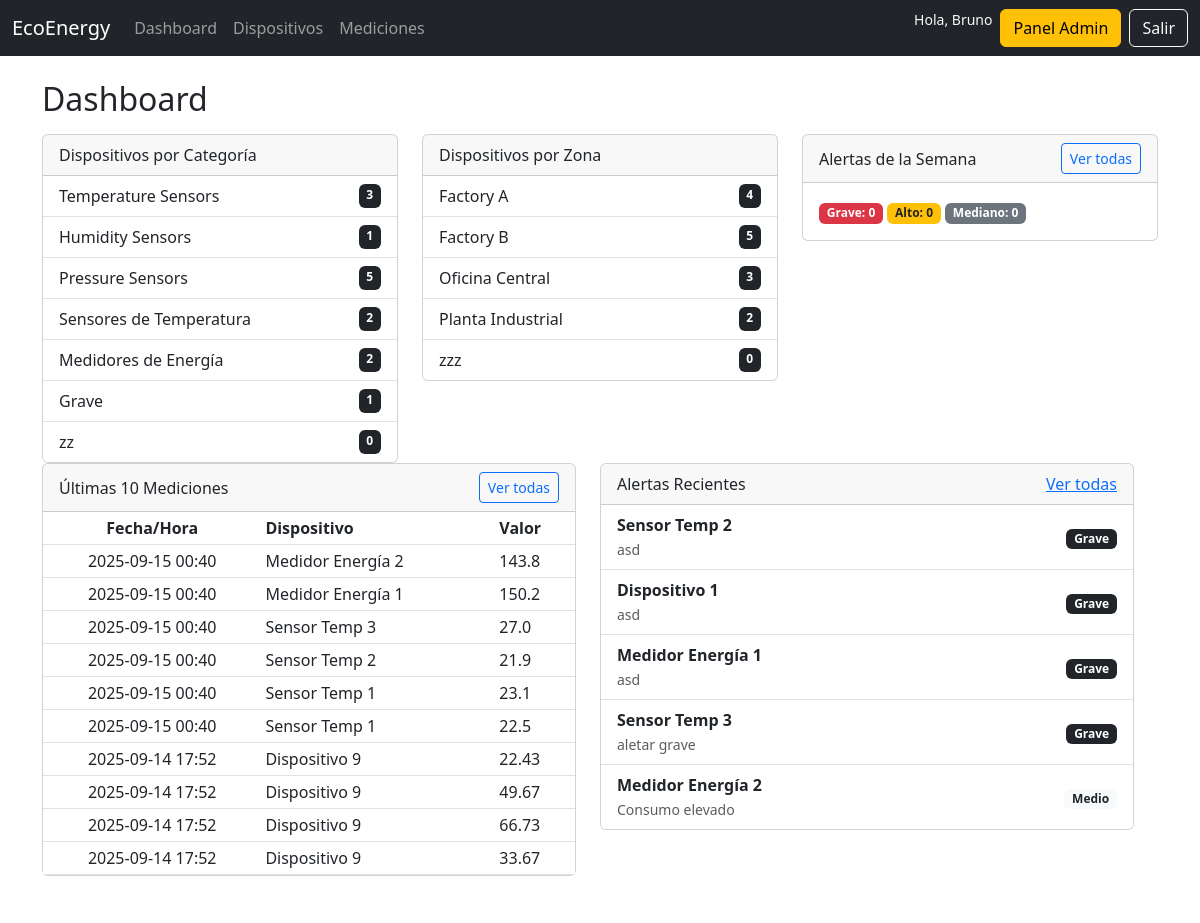
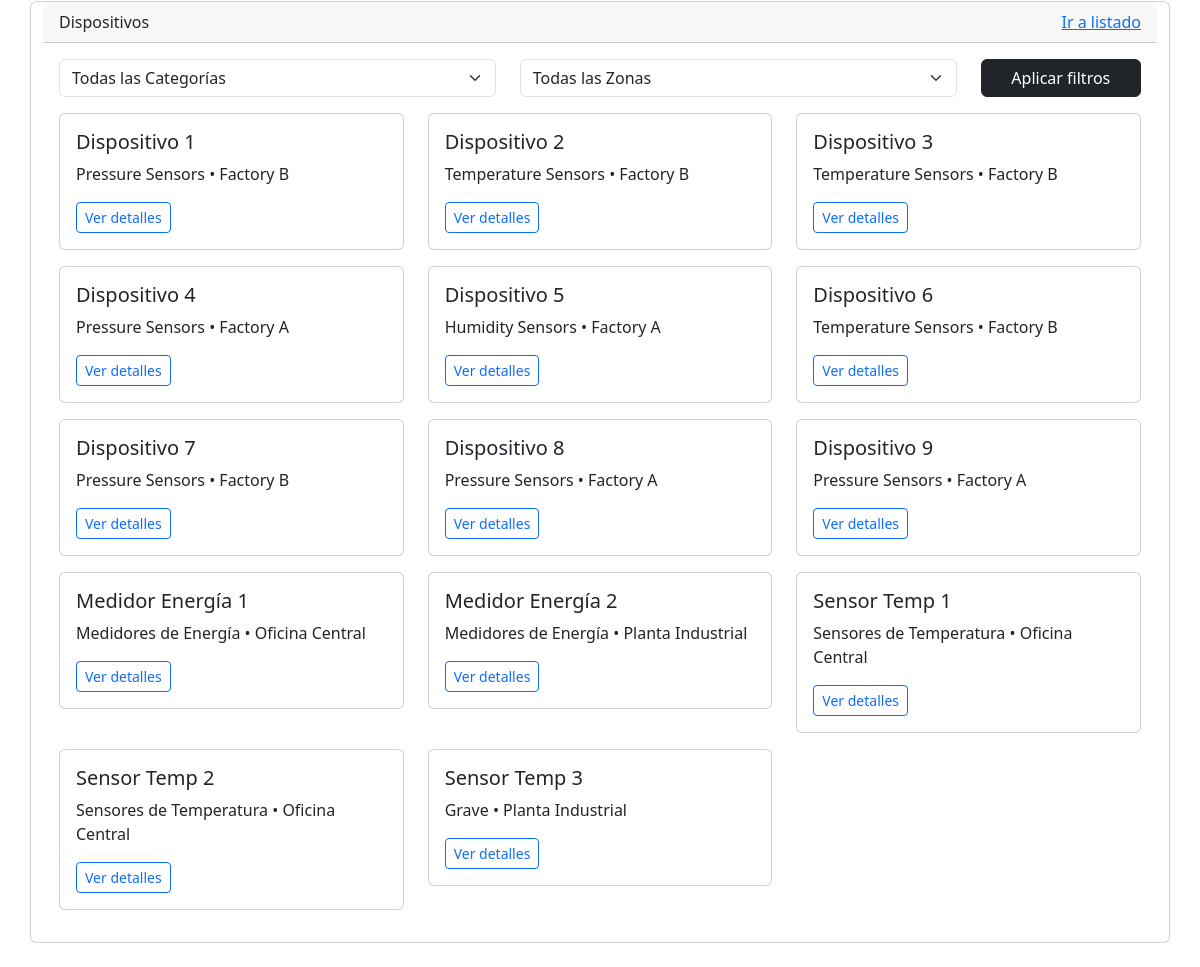
The app's page / (signed in) with its own data (2 pictures, top to bottom).
### core/models.py (models this page shows, shortened)
class Category(models.Model):
    name = models.CharField(max_length=100)
    organization = models.ForeignKey(Organization, on_delete=models.CASCADE)
    created_at = models.DateTimeField(auto_now_add=True)
    updated_at = models.DateTimeField(auto_now=True)
    deleted_at = models.DateTimeField(null=True, blank=True)

class Zone(models.Model):
    name = models.CharField(max_length=100)
    organization = models.ForeignKey(Organization, on_delete=models.CASCADE)
    created_at = models.DateTimeField(auto_now_add=True)
    updated_at = models.DateTimeField(auto_now=True)
    deleted_at = models.DateTimeField(null=True, blank=True)

class Measurement(models.Model):
    device = models.ForeignKey(Device, on_delete=models.CASCADE)
    value = models.FloatField()
    created_at = models.DateTimeField(auto_now_add=True)
    updated_at = models.DateTimeField(auto_now=True)
    deleted_at = models.DateTimeField(null=True, blank=True)
    class Meta:
        ordering = ("-created_at",)

class Device(models.Model):
    name = models.CharField(max_length=100)
    category = models.ForeignKey(
        Category,
        on_delete=models.PROTECT,
        related_name="devices",
    )
    zone = models.ForeignKey(
        Zone,
        on_delete=models.PROTECT,
        related_name="devices",
    )
    organization = models.ForeignKey(
        Organization,
        on_delete=models.PROTECT,
        related_name="devices",
    )
    created_at = models.DateTimeField(auto_now_add=True)
    updated_at = models.DateTimeField(auto_now=True)
    class Meta:
        constraints = [
            models.UniqueConstraint(fields=["organization", "name"], name="uniq_device_name_per_org"),
        ]
        ordering = ("name",)  # orden por defecto útil en admin/listas

class Alert(models.Model):
    PRIORITY_CHOICES = [
        ("grave", "Grave"),
        ("alto", "Alto"),
        ("medio", "Mediano"),
    ]
    device = models.ForeignKey("Device", on_delete=models.CASCADE)
    message = models.TextField()
    priority = models.CharField(max_length=10, choices=PRIORITY_CHOICES, default="medio")
    acknowledged = models.BooleanField(default=False)
    created_at = models.DateTimeField(auto_now_add=True)

### core/views.py (the view)
# urls.py: path("", views.dashboard, name="dashboard"),
@login_required
def dashboard(request):
    if not _require_org_or_redirect(request):
        return redirect("no_org")
    org = _user_org_or_none(request.user)
    categories = Category.objects.all()
    zones = Zone.objects.all()
    if org:
        categories = categories.filter(organization=org)
        zones = zones.filter(organization=org)
    devices_qs = Device.objects.select_related("category", "zone", "organization")
    if org:
        devices_qs = devices_qs.filter(organization=org)
    devices_by_category = {c.name: devices_qs.filter(category=c).count() for c in categories}
    devices_by_zone = {z.name: devices_qs.filter(zone=z).count() for z in zones}
    latest_measurements_qs = Measurement.objects.select_related("device").order_by("-created_at")
    if org:
        latest_measurements_qs = latest_measurements_qs.filter(device__organization=org)
    latest_measurements = latest_measurements_qs[:10]
    recent_alerts_qs = Alert.objects.select_related("device").order_by("-created_at")
    if org:
        recent_alerts_qs = recent_alerts_qs.filter(device__organization=org)
    recent_alerts = recent_alerts_qs[:5]
    now = timezone.now()
    week_ago = now - timedelta(days=7)
    weekly_alerts_qs = Alert.objects.filter(created_at__gte=week_ago)
    if org:
        weekly_alerts_qs = weekly_alerts_qs.filter(device__organization=org)
    grave_count = weekly_alerts_qs.filter(priority="grave").count()
    alto_count = weekly_alerts_qs.filter(priority="alto").count()
    medio_count = weekly_alerts_qs.filter(priority="medio").count()
    category_id = request.GET.get("category")
    zone_id = request.GET.get("zone")
    devices = devices_qs
    if category_id and category_id != "all":
        devices = devices.filter(category_id=category_id)
    if zone_id and zone_id != "all":
        devices = devices.filter(zone_id=zone_id)
    context = {
        "devices_by_category": devices_by_category,
        "devices_by_zone": devices_by_zone,
        "latest_measurements": latest_measurements,
        "recent_alerts": recent_alerts,
        "grave_count": grave_count,
        "alto_count": alto_count,
        "medio_count": medio_count,
        "categories": categories,
        "zones": zones,
        "devices": devices,
    }
    return render(request, "core/dashboard.html", context)

### core/views.py (called while the page is built)
def _require_org_or_redirect(request):
    if request.user.is_superuser:
        return True
    return hasattr(request.user, "account") and request.user.account.organization is not None

def _user_org_or_none(user):
    if user.is_superuser:
        return None
    acc = getattr(user, "account", None)
    return acc.organization if acc else None

### core/templates/core/dashboard.html (shortened to what this page needs)
{% extends "base.html" %}
{% block content %}
<div class="container mt-4">
    <h2 class="mb-3">Dashboard</h2>
    <div class="row mb-4">
        <div class="col-md-4">
            <div class="card">
                <div class="card-header">Dispositivos por Categoría</div>
                <ul class="list-group list-group-flush">
                    {% for name, count in devices_by_category.items %}
                    <li class="list-group-item d-flex justify-content-between">
                        {{ name }} <span class="badge bg-dark">{{ count }}</span>
                    </li>
                    {% empty %}
                    <li class="list-group-item">No categories available</li>
                    {% endfor %}
                </ul>
            </div>
        </div>
        <div class="col-md-4">
            <div class="card">
                <div class="card-header">Dispositivos por Zona</div>
                <ul class="list-group list-group-flush">
                    {% for name, count in devices_by_zone.items %}
                    <li class="list-group-item d-flex justify-content-between">
                        {{ name }} <span class="badge bg-dark">{{ count }}</span>
                    </li>
                    {% empty %}
                    <li class="list-group-item">No zones available</li>
                    {% endfor %}
                </ul>
            </div>
        </div>
      <div class="col-md-4">
    <div class="card">
        <div class="card-header d-flex justify-content-between align-items-center">
            <span>Alertas de la Semana</span>
            <a href="{% url 'alerts_week' %}" class="btn btn-sm btn-outline-primary">Ver todas</a>
        </div>
        <div class="card-body">
            <span class="badge bg-danger">Grave: {{ grave_count }}</span>
            <span class="badge bg-warning text-dark">Alto: {{ alto_count }}</span>
            <span class="badge bg-secondary">Mediano: {{ medio_count }}</span>
        </div>
    </div>
</div>
    <div class="row mb-4">
        <div class="col-md-6">
            <div class="card">
                <div class="card-header d-flex justify-content-between align-items-center">
                    <span>Últimas 10 Mediciones</span>
                    <a href="{% url 'measurement_list' %}" class="btn btn-sm btn-outline-primary">Ver todas</a>
                </div>
                <table class="table table-sm mb-0">
                    <thead>
                        <tr>
                            <th class="text-center">Fecha/Hora</th>
                            <th>Dispositivo</th>
                            <th>Valor</th>
                        </tr>
                    </thead>
                    <tbody>
                        {% for m in latest_measurements %}
                        <tr>
                            <td class="text-center">{{ m.created_at|date:"Y-m-d H:i" }}</td>
                            <td>{{ m.device.name }}</td>
                            <td>{{ m.value }}</td>
                        </tr>
                        {% empty %}
                        <tr>
                            <td colspan="3">No measurements available</td>
                        </tr>
                        {% endfor %}
                    </tbody>
                </table>
            </div>
        </div>
        <div class="col-md-6">
            <div class="card">
                <div class="card-header d-flex justify-content-between">
                    <span>Alertas Recientes</span>
                    <a href="{% url 'alert_list' %}">Ver todas</a>
                </div>
                <ul class="list-group list-group-flush">
                    {% for a in recent_alerts %}
                    <li class="list-group-item d-flex justify-content-between align-items-center">
                        <div>
                            <strong>{{ a.device.name }}</strong><br>
                            <small class="text-muted">{{ a.message }}</small>
                        </div>
                        <div>
                            {% if a.priority == "grave" %}
                            <span class="badge bg-dark">Grave</span>
                            {% elif a.priority == "alto" %}
                            <span class="badge bg-secondary">Alto</span>
                            {% elif a.priority == "medio" %}
                            <span class="badge bg-light text-dark">Medio</span>
                            {% else %}
                            <span class="badge bg-light text-dark">{{ a.priority }}</span>
                            {% endif %}
                        </div>
                    </li>
                    {% empty %}
                    <li class="list-group-item">No alerts available</li>
                    {% endfor %}
                </ul>
            </div>
        </div>
    </div>
    <div class="card mt-4">
        <div class="card-header d-flex justify-content-between">
            <span>Dispositivos</span>
            <a href="{% url 'device_list' %}">Ir a listado</a>
        </div>
        <div class="card-body">
            <form method="get" class="row mb-3">
                <div class="col-md-5">
                    <select name="category" class="form-select">
                        <option value="all">Todas las Categorías</option>
                    </select>
                </div>
                <div class="col-md-5">
                    <select name="zone" class="form-select">
                        <option value="all">Todas las Zonas</option>
                    </select>
                </div>
                <div class="col-md-2">
                    <button type="submit" class="btn btn-dark w-100">Aplicar filtros</button>
                </div>
            </form>
            <div class="row">
                {% for d in devices %}
                <div class="col-md-4">
                    <div class="card mb-3">
                        <div class="card-body">
                            <h5 class="card-title">{{ d.name }}</h5>
                            <p class="card-text">{{ d.category.name }} • {{ d.zone.name }}</p>
                            <a href="{% url 'device_detail' d.id %}" class="btn btn-outline-primary btn-sm">Ver
                                detalles</a>
                        </div>
                    </div>
                </div>
                {% empty %}
                <p>No hay dispositivos disponibles</p>
                {% endfor %}
            </div>
        </div>
    </div>
</div>
{% endblock %}

### core/templates/base.html (shortened to what this page needs)
<!DOCTYPE html>
<html lang="en">
<head>
  <link href="https://cdn.jsdelivr.net/npm/bootstrap@5.3.0/dist/css/bootstrap.min.css" rel="stylesheet">
</head>
<body>
  <nav class="navbar navbar-expand-lg navbar-dark bg-dark">
    <div class="container-fluid">
      <a class="navbar-brand" href="{% url 'dashboard' %}">EcoEnergy</a>
      <div class="collapse navbar-collapse" id="navbarNav">
        <ul class="navbar-nav me-auto mb-2 mb-lg-0">
          <li class="nav-item">
            <a class="nav-link" href="{% url 'dashboard' %}">Dashboard</a>
          </li>
          <li class="nav-item">
            <a class="nav-link" href="{% url 'device_list' %}">Dispositivos</a>
          </li>
          <li class="nav-item">
            <a class="nav-link" href="{% url 'measurement_list' %}">Mediciones</a>
          </li>
        </ul>
        <div class="d-flex">
          {% if user.is_authenticated %}
            <span class="text-light me-2 small">Hola, {{ user.username }}</span>
            {% if user.is_staff %}
  <a href="/admin/" class="btn btn-warning me-2">Panel Admin</a>
{% endif %}
            <a href="{% url 'logout' %}" class="btn btn-outline-light">Salir</a>
          {% else %}
            <a href="{% url 'login' %}" class="btn btn-outline-light me-2">Iniciar sesión</a>
            <a href="{% url 'register' %}" class="btn btn-light">Registrarse</a>
          {% endif %}
        </div>
      </div>
    </div>
  </nav>
  <main>
    {% block content %}{% endblock %}
  </main>
</body>
</html>

### records on screen
Category: devices_by_category "Temperature Sensors"
Category: devices_by_category "Humidity Sensors"
Category: devices_by_category "Pressure Sensors"
Category: devices_by_category "Sensores de Temperatura"
Category: devices_by_category "Medidores de Energía"
Category: devices_by_category "Grave"
Category: devices_by_category "zz"
Zone: devices_by_zone "Factory A"
Zone: devices_by_zone "Factory B"
Zone: devices_by_zone "Oficina Central"
Zone: devices_by_zone "Planta Industrial"
Zone: devices_by_zone "zzz"
Measurement: created_at "2025-09-15 00:40", device.name "Medidor Energía 2", value "143.8"
Measurement: created_at "2025-09-15 00:40", device.name "Medidor Energía 1", value "150.2"
Measurement: created_at "2025-09-15 00:40", device.name "Sensor Temp 3", value "27.0"
Measurement: created_at "2025-09-15 00:40", device.name "Sensor Temp 2", value "21.9"
Measurement: created_at "2025-09-15 00:40", device.name "Sensor Temp 1", value "23.1"
Measurement: created_at "2025-09-15 00:40", device.name "Sensor Temp 1", value "22.5"
Measurement: created_at "2025-09-14 17:52", device.name "Dispositivo 9", value "22.43"
Measurement: created_at "2025-09-14 17:52", device.name "Dispositivo 9", value "49.67"
Measurement: created_at "2025-09-14 17:52", device.name "Dispositivo 9", value "66.73"
Measurement: created_at "2025-09-14 17:52", device.name "Dispositivo 9", value "33.67"
Alert: device.name "Sensor Temp 2", message "asd", priority "Grave"
Alert: device.name "Dispositivo 1", message "asd", priority "Grave"
Alert: device.name "Medidor Energía 1", message "asd", priority "Grave"
Alert: device.name "Sensor Temp 3", message "aletar grave", priority "Grave"
Alert: device.name "Medidor Energía 2", message "Consumo elevado", priority "Medio"
Device: name "Dispositivo 1", category.name "Pressure Sensors", zone.name "Factory B"
Device: name "Dispositivo 2", category.name "Temperature Sensors", zone.name "Factory B"
Device: name "Dispositivo 3", category.name "Temperature Sensors", zone.name "Factory B"
Device: name "Dispositivo 4", category.name "Pressure Sensors", zone.name "Factory A"
Device: name "Dispositivo 5", category.name "Humidity Sensors", zone.name "Factory A"
Device: name "Dispositivo 6", category.name "Temperature Sensors", zone.name "Factory B"
Device: name "Dispositivo 7", category.name "Pressure Sensors", zone.name "Factory B"
Device: name "Dispositivo 8", category.name "Pressure Sensors", zone.name "Factory A"
Device: name "Dispositivo 9", category.name "Pressure Sensors", zone.name "Factory A"
Device: name "Medidor Energía 1", category.name "Medidores de Energía", zone.name "Oficina Central"
Device: name "Medidor Energía 2", category.name "Medidores de Energía", zone.name "Planta Industrial"
Device: name "Sensor Temp 1", category.name "Sensores de Temperatura", zone.name "Oficina Central"
Device: name "Sensor Temp 2", category.name "Sensores de Temperatura", zone.name "Oficina Central"
Device: name "Sensor Temp 3", category.name "Grave", zone.name "Planta Industrial"

### other values on screen
{{ user.username }} "Bruno"
{{ count }} "3" "1" "5" "2" "2" "1" "0"
{{ count }} "4" "5" "3" "2" "0"
{{ grave_count }} "0"
{{ alto_count }} "0"
{{ medio_count }} "0"
